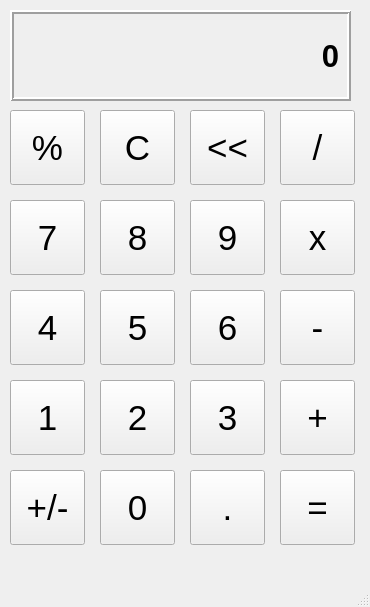
<?xml version="1.0" encoding="UTF-8"?>
<ui version="4.0">
 <class>MainWindow</class>
 <widget class="QMainWindow" name="MainWindow">
  <property name="geometry">
   <rect>
    <x>0</x>
    <y>0</y>
    <width>370</width>
    <height>607</height>
   </rect>
  </property>
  <property name="windowTitle">
   <string>calculator</string>
  </property>
  <widget class="QWidget" name="centralwidget">
   <widget class="QLabel" name="label">
    <property name="geometry">
     <rect>
      <x>10</x>
      <y>10</y>
      <width>341</width>
      <height>91</height>
     </rect>
    </property>
    <property name="font">
     <font>
      <pointsize>23</pointsize>
      <weight>75</weight>
      <bold>true</bold>
     </font>
    </property>
    <property name="frameShape">
     <enum>QFrame::Box</enum>
    </property>
    <property name="frameShadow">
     <enum>QFrame::Raised</enum>
    </property>
    <property name="lineWidth">
     <number>2</number>
    </property>
    <property name="text">
     <string>0</string>
    </property>
    <property name="alignment">
     <set>Qt::AlignRight|Qt::AlignTrailing|Qt::AlignVCenter</set>
    </property>
    <property name="margin">
     <number>10</number>
    </property>
   </widget>
   <widget class="QPushButton" name="percentButtton">
    <property name="geometry">
     <rect>
      <x>10</x>
      <y>110</y>
      <width>75</width>
      <height>75</height>
     </rect>
    </property>
    <property name="font">
     <font>
      <pointsize>26</pointsize>
     </font>
    </property>
    <property name="text">
     <string>%</string>
    </property>
   </widget>
   <widget class="QPushButton" name="cButton">
    <property name="geometry">
     <rect>
      <x>100</x>
      <y>110</y>
      <width>75</width>
      <height>75</height>
     </rect>
    </property>
    <property name="font">
     <font>
      <pointsize>26</pointsize>
     </font>
    </property>
    <property name="text">
     <string>C</string>
    </property>
   </widget>
   <widget class="QPushButton" name="arrowButton">
    <property name="geometry">
     <rect>
      <x>190</x>
      <y>110</y>
      <width>75</width>
      <height>75</height>
     </rect>
    </property>
    <property name="font">
     <font>
      <pointsize>26</pointsize>
     </font>
    </property>
    <property name="text">
     <string>&lt;&lt;</string>
    </property>
   </widget>
   <widget class="QPushButton" name="diviButton">
    <property name="geometry">
     <rect>
      <x>280</x>
      <y>110</y>
      <width>75</width>
      <height>75</height>
     </rect>
    </property>
    <property name="font">
     <font>
      <pointsize>26</pointsize>
     </font>
    </property>
    <property name="text">
     <string>/</string>
    </property>
   </widget>
   <widget class="QPushButton" name="eightButton">
    <property name="geometry">
     <rect>
      <x>100</x>
      <y>200</y>
      <width>75</width>
      <height>75</height>
     </rect>
    </property>
    <property name="font">
     <font>
      <pointsize>26</pointsize>
     </font>
    </property>
    <property name="text">
     <string>8</string>
    </property>
   </widget>
   <widget class="QPushButton" name="nineButton">
    <property name="geometry">
     <rect>
      <x>190</x>
      <y>200</y>
      <width>75</width>
      <height>75</height>
     </rect>
    </property>
    <property name="font">
     <font>
      <pointsize>26</pointsize>
     </font>
    </property>
    <property name="text">
     <string>9</string>
    </property>
   </widget>
   <widget class="QPushButton" name="multiplyButton">
    <property name="geometry">
     <rect>
      <x>280</x>
      <y>200</y>
      <width>75</width>
      <height>75</height>
     </rect>
    </property>
    <property name="font">
     <font>
      <pointsize>26</pointsize>
     </font>
    </property>
    <property name="text">
     <string>x</string>
    </property>
   </widget>
   <widget class="QPushButton" name="sevenButton">
    <property name="geometry">
     <rect>
      <x>10</x>
      <y>200</y>
      <width>75</width>
      <height>75</height>
     </rect>
    </property>
    <property name="font">
     <font>
      <pointsize>26</pointsize>
     </font>
    </property>
    <property name="text">
     <string>7</string>
    </property>
   </widget>
   <widget class="QPushButton" name="fiveButton">
    <property name="geometry">
     <rect>
      <x>100</x>
      <y>290</y>
      <width>75</width>
      <height>75</height>
     </rect>
    </property>
    <property name="font">
     <font>
      <pointsize>26</pointsize>
     </font>
    </property>
    <property name="text">
     <string>5</string>
    </property>
   </widget>
   <widget class="QPushButton" name="sixButton">
    <property name="geometry">
     <rect>
      <x>190</x>
      <y>290</y>
      <width>75</width>
      <height>75</height>
     </rect>
    </property>
    <property name="font">
     <font>
      <pointsize>26</pointsize>
     </font>
    </property>
    <property name="text">
     <string>6</string>
    </property>
   </widget>
   <widget class="QPushButton" name="subButton">
    <property name="geometry">
     <rect>
      <x>280</x>
      <y>290</y>
      <width>75</width>
      <height>75</height>
     </rect>
    </property>
    <property name="font">
     <font>
      <pointsize>26</pointsize>
     </font>
    </property>
    <property name="text">
     <string>-</string>
    </property>
   </widget>
   <widget class="QPushButton" name="fourButton">
    <property name="geometry">
     <rect>
      <x>10</x>
      <y>290</y>
      <width>75</width>
      <height>75</height>
     </rect>
    </property>
    <property name="font">
     <font>
      <pointsize>26</pointsize>
     </font>
    </property>
    <property name="text">
     <string>4</string>
    </property>
   </widget>
   <widget class="QPushButton" name="twoButton">
    <property name="geometry">
     <rect>
      <x>100</x>
      <y>380</y>
      <width>75</width>
      <height>75</height>
     </rect>
    </property>
    <property name="font">
     <font>
      <pointsize>26</pointsize>
     </font>
    </property>
    <property name="text">
     <string>2</string>
    </property>
   </widget>
   <widget class="QPushButton" name="threeButton">
    <property name="geometry">
     <rect>
      <x>190</x>
      <y>380</y>
      <width>75</width>
      <height>75</height>
     </rect>
    </property>
    <property name="font">
     <font>
      <pointsize>26</pointsize>
     </font>
    </property>
    <property name="text">
     <string>3</string>
    </property>
   </widget>
   <widget class="QPushButton" name="plusButton">
    <property name="geometry">
     <rect>
      <x>280</x>
      <y>380</y>
      <width>75</width>
      <height>75</height>
     </rect>
    </property>
    <property name="font">
     <font>
      <pointsize>26</pointsize>
     </font>
    </property>
    <property name="text">
     <string>+</string>
    </property>
   </widget>
   <widget class="QPushButton" name="oneButton">
    <property name="geometry">
     <rect>
      <x>10</x>
      <y>380</y>
      <width>75</width>
      <height>75</height>
     </rect>
    </property>
    <property name="font">
     <font>
      <pointsize>26</pointsize>
     </font>
    </property>
    <property name="text">
     <string>1</string>
    </property>
   </widget>
   <widget class="QPushButton" name="zeroButton">
    <property name="geometry">
     <rect>
      <x>100</x>
      <y>470</y>
      <width>75</width>
      <height>75</height>
     </rect>
    </property>
    <property name="font">
     <font>
      <pointsize>26</pointsize>
     </font>
    </property>
    <property name="text">
     <string>0</string>
    </property>
   </widget>
   <widget class="QPushButton" name="dotButton">
    <property name="geometry">
     <rect>
      <x>190</x>
      <y>470</y>
      <width>75</width>
      <height>75</height>
     </rect>
    </property>
    <property name="font">
     <font>
      <pointsize>26</pointsize>
     </font>
    </property>
    <property name="text">
     <string>.</string>
    </property>
   </widget>
   <widget class="QPushButton" name="equalButton">
    <property name="geometry">
     <rect>
      <x>280</x>
      <y>470</y>
      <width>75</width>
      <height>75</height>
     </rect>
    </property>
    <property name="font">
     <font>
      <pointsize>26</pointsize>
     </font>
    </property>
    <property name="text">
     <string>=</string>
    </property>
   </widget>
   <widget class="QPushButton" name="combButton">
    <property name="geometry">
     <rect>
      <x>10</x>
      <y>470</y>
      <width>75</width>
      <height>75</height>
     </rect>
    </property>
    <property name="font">
     <font>
      <pointsize>26</pointsize>
     </font>
    </property>
    <property name="text">
     <string>+/-</string>
    </property>
   </widget>
  </widget>
  <widget class="QMenuBar" name="menubar">
   <property name="geometry">
    <rect>
     <x>0</x>
     <y>0</y>
     <width>370</width>
     <height>21</height>
    </rect>
   </property>
  </widget>
  <widget class="QStatusBar" name="statusbar"/>
 </widget>
 <resources/>
 <connections/>
</ui>
